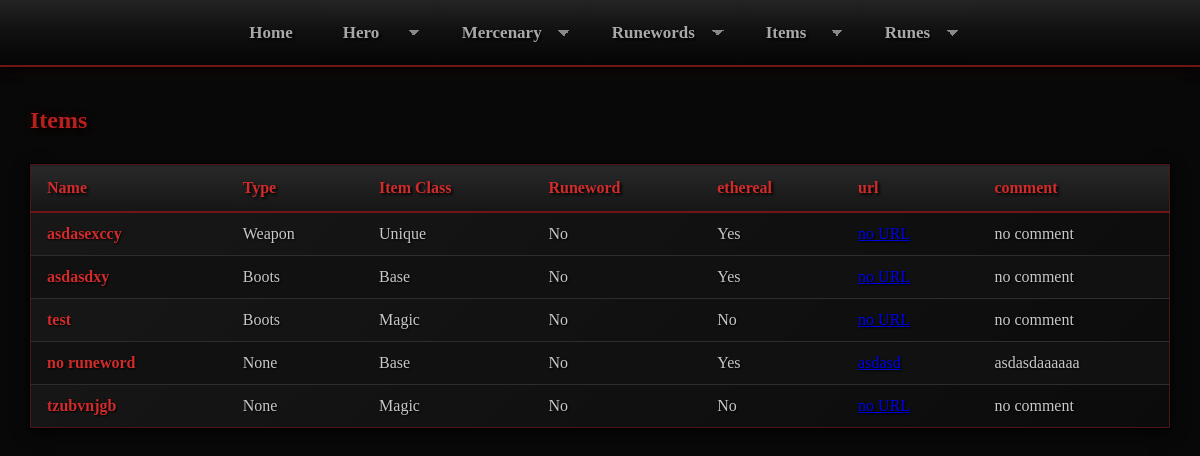
The app's page /show_items with its own data.
### tables this page shows
CREATE TABLE items (
    id INTEGER PRIMARY KEY,
    name TEXT NOT NULL,
    type INTEGER NOT NULL,
    item_class INTEGER,
    runeword_name TEXT,
    ethereal BOOLEAN NOT NULL DEFAULT 0 CHECK (ethereal IN (0, 1)),
    url TEXT,
    comment TEXT,
    FOREIGN KEY (type) REFERENCES item_types(id),
    FOREIGN KEY (item_class) REFERENCES item_classes(id)
);

CREATE TABLE item_types (
    id INTEGER PRIMARY KEY,
    name TEXT NOT NULL UNIQUE
);

CREATE TABLE item_classes (
    id INTEGER PRIMARY KEY,
    name TEXT NOT NULL UNIQUE
);

### app.py (the view)
@app.route("/show_items")
def show_items():
    items = db.execute("""SELECT i.id,
                                 i.name,
                                 it.name as type,
                                 ic.name as item_class,
                                 i.runeword_name,
                                 i.ethereal,
                                 i.url,
                                 i.comment
                          FROM items i
                                   JOIN item_types it ON it.id = i.type
                                   JOIN item_classes ic ON ic.id = i.item_class
                          ORDER BY i.type, i.name;""")
    return render_template("show_items.html", items=items)

### templates/show_items.html (shortened to what this page needs)
{% extends "layout.html" %}
{% block content %}
    <div class="section">
        <h2>Items</h2>
        <table>
            <thead>
            <tr>
                <th>Name</th>
                <th>Type</th>
                <th>Item Class</th>
                <th>Runeword</th>
                <th>ethereal</th>
                <th>url</th>
                <th>comment</th>
            </tr>
            </thead>
            <tbody>
            {% for item in items %}
                <tr>
                    <td>{{ item.name }}</td>
                    <td>{{ item.type }}</td>
                    <td>{{ item.item_class }}</td>
                    <td>{{ "Yes" if item.runeword_id else "No" }}</td>
                    <td>{{ "Yes" if item.ethereal else "No"}}</td>
                    <td><a href="{{ item.url }}" target="_blank">{{ item.url }}</a></td>
                    <td>{{ item.comment }}</td>
                </tr>
            {% endfor %}
            </tbody>
        </table>
    </div>
{% endblock %}

### templates/layout.html (shortened to what this page needs)
<!DOCTYPE html>
<html lang="de">
<head>
    <link rel="stylesheet" href="{{ url_for('static', filename='style.css') }}">
</head>
<body>
    <nav>
        <a href="/">Home</a>
                <label>
            <select name="hero" onchange="window.location.href=this.value;">
                <option disabled selected>Hero</option>
            </select>
        </label>
        <label>
            <select name="merc" onchange="window.location.href=this.value;">
                <option disabled selected>Mercenary</option>
            </select>
        </label>
        <label>
            <select name="runewords" onchange="window.location.href=this.value;">
                <option disabled selected>Runewords</option>
            </select>
        </label>
        <label>
            <select name="items" onchange="window.location.href=this.value;">
                <option disabled selected>Items</option>
            </select>
        </label>
        <label>
            <select name="show_runes" onchange="window.location.href=this.value;">
                <option disabled selected>Runes</option>
            </select>
        </label>
    </nav>
    <main>
        {% block content %}{% endblock %}
    </main>
</body>
</html>

### static/style.css (style rules this page uses)
body { margin: 0; background-color: #080808; color: #c8c8c8; font-family: Georgia, "Times New Roman", serif; }
nav { display: flex; align-items: center; justify-content: center; gap: 10px; background: linear-gradient( to bottom, #242424 0%, #111111 45%, #050505 100% ); border-bottom: 2px solid #6e1515; box-shadow: 0 3px 10px rgba(0, 0, 0, 0.9), 0 0 15px rgba(90, 0, 0, 0.3); min-height: 65px; }
nav a { color: #a8a8a8; text-decoration: none; font-size: 17px; font-weight: bold; padding: 22px 20px; transition: all 0.2s ease; text-shadow: 2px 2px 3px #000; }
main { max-width: 1200px; margin: 40px auto; padding: 0 30px; }
h1, h2, h3 { color: #b82020; text-shadow: 2px 2px 4px #000, 0 0 8px rgba(120, 0, 0, 0.4); }
table { width: 100%; border-collapse: collapse; margin: 30px 0; background: linear-gradient( 135deg, #181818, #0b0b0b ); border: 1px solid #4a1616; box-shadow: 0 0 0 1px #000, 0 5px 15px rgba(0, 0, 0, 0.8); }
th { padding: 14px 16px; text-align: left; color: #d12b2b; background: linear-gradient( to bottom, #292929, #151515 ); border-bottom: 2px solid #6e1515; font-size: 16px; text-shadow: 2px 2px 3px #000; }
td { padding: 12px 16px; color: #c8c8c8; border-bottom: 1px solid #2d2d2d; text-shadow: 1px 1px 2px #000; }
tbody tr:nth-child(even) { background-color: #111111; }
td:first-child { color: #d12b2b; font-weight: bold; }
tbody tr:last-child td { border-bottom: none; }
nav select { appearance: none; -webkit-appearance: none; -moz-appearance: none; color: #a8a8a8; font-family: Georgia, "Times New Roman", serif; font-size: 17px; font-weight: bold; padding: 22px 40px 22px 20px; background: linear-gradient( to bottom, #242424 0%, #111111 45%, #050505 100% ); border: none; text-shadow: 2px 2px 3px #000; cursor: pointer; transition: all 0.2s ease; background-image: linear-gradient(45deg, transparent 50%, #888 50%), linear-gradient(135deg, #888 50%, transparent 50%), linear-gradient( to bottom, #242424 0%, #111111 45%, #050505 100% ); background-position: calc(100% - 18px) 50%, calc(100% - 12px) 50%, 0 0; background-size: 6px 6px, 6px 6px, 100% 100%; background-repeat: no-repeat; }
nav select option { color: #c8c8c8; background-color: #111111; font-family: Georgia, "Times New Roman", serif; font-size: 16px; }
nav select option:disabled { color: #777777; }

### records on screen
items: name "asdasexccy", type "Weapon", item_class "Unique", runeword_id "No", ethereal "Yes", url "no URL", comment "no comment"
items: name "asdasdxy", type "Boots", item_class "Base", runeword_id "No", ethereal "Yes", url "no URL", comment "no comment"
items: name "test", type "Boots", item_class "Magic", runeword_id "No", ethereal "No", url "no URL", comment "no comment"
items: name "no runeword", type "None", item_class "Base", runeword_id "No", ethereal "Yes", url "asdasd", comment "asdasdaaaaaa"
items: name "tzubvnjgb", type "None", item_class "Magic", runeword_id "No", ethereal "No", url "no URL", comment "no comment"
